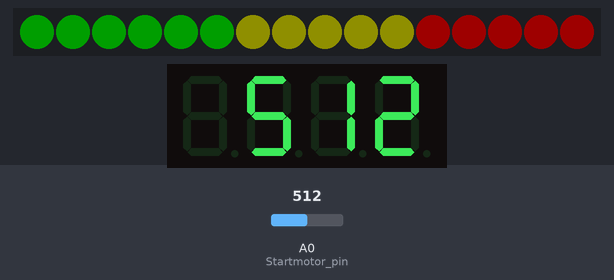
Recording of a sketch running on a simulated Arduino Uno, built with avr-gcc and run on an emulated ATmega328P. Parts: 16 RGB LEDs in strip order, left to right, 4-digit seven-segment display. The test bench sets the inputs (shaded band); at power-on: A0 (Startmotor_pin) = 512. Dim RGB values are drawn brighter than linear.

Above: at 1.2 s.
1.3 s: A0 (Startmotor_pin) set to 716
At 2.7 s:
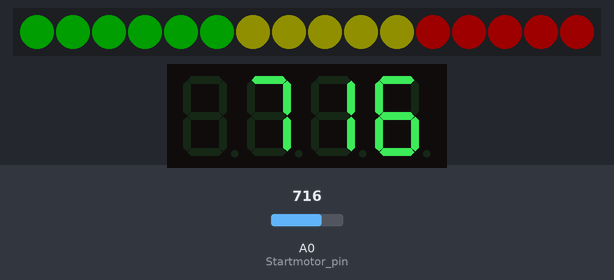
2.8 s: A0 (Startmotor_pin) set to 239
At 4.2 s:
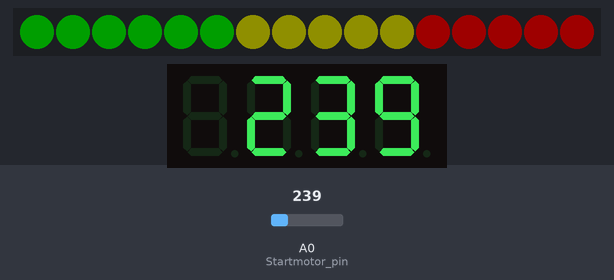
4.4 s: A0 (Startmotor_pin) set to 224
At 6.0 s:
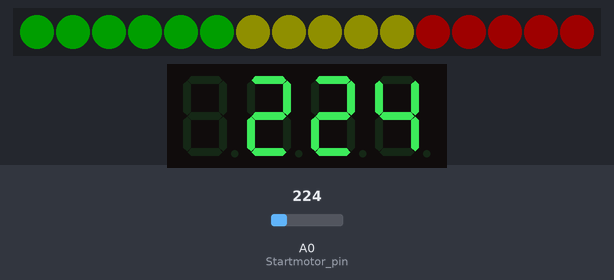
7.4 s: A0 (Startmotor_pin) set to 122
At 9.6 s:
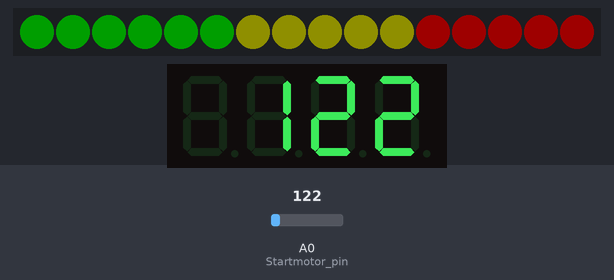
10.4 s: A0 (Startmotor_pin) set to 0
At 11.0 s:
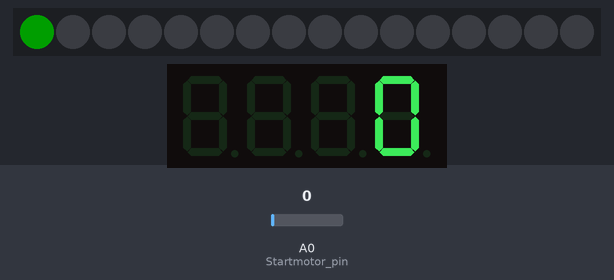
12.1 s: A0 (Startmotor_pin) set to 39
At 12.8 s:
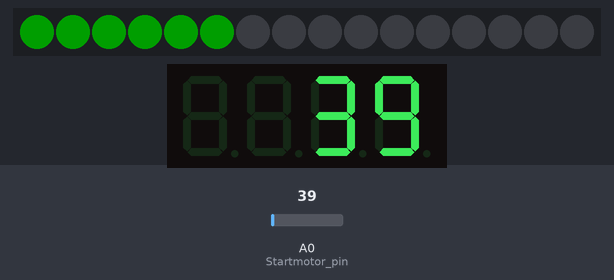
13.9 s: A0 (Startmotor_pin) set to 48
Timing chart, 0 to 16.8 s (numbered marks = the images above; inputs shaded):
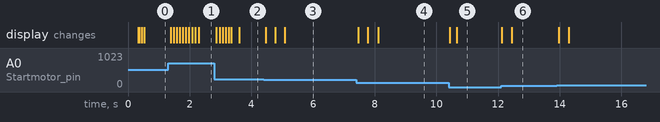

The sketch:

jetmotor_stroem.ino
```cpp
#include <Adafruit_NeoPixel.h> //lese med farge/høyde bar

#include <TM1637Display.h> //lese tall


//husk at pinMode er for DIGITALE SENSORER
//#define er for analoge sensorer


#define Startmotor_pin A0  //sensor startmotor
#define Pumpe_pin A1    //sensor pumpe
#define Gloedeplugg_pin A2  //sensor glødeplugg
#define Referansespenning 5.0 //står på webside
#define ADC_ 1024.0 //Arduino Uno sin ADC har maks 10 bit resolution
// aka 2^10 = 1024 (output)
#define Spenning_uten_stroem 2.485 //er 2.5 V -> sjekket i databladet
// for sensorer som bruker hall effekt pleier det å være !/" av Referansespenning
#define Sensitivitet 12.5 // -> må dele på 1000 senere

//TM1637
//vi bruker 4 kabler - CLK og DIO for å kontrollere display

#define CLK 2
#define DIO 3

//lager en ny instanse av klassen
TM1637Display display(CLK, DIO);

#define PIN_NEO_PIXEL 4 //pin som connects til NeoPixel
#define NUM_PIXELS 16 // det er 16 piksler

#define amtMsrAvrg 10

float measurements[amtMsrAvrg] = {};
int i = 0;

Adafruit_NeoPixel NeoPixel(NUM_PIXELS, PIN_NEO_PIXEL, NEO_GRB + NEO_KHZ800);

float Lese_Stroem(int pin){ //lese strøm fra snesn0r
    int sensor_Verdi = analogRead(pin);
    float spenning = ((float)sensor_Verdi/ADC_)*Referansespenning;
    //float spenning = (sensor_Verdi * (R2/R1+R2))
    //float spenning = Referansespenning + ((Sensitivitet/1000)*sensor_Verdi);
    //float stroem = (spenning - Spenning_uten_stroem)/(Sensitivitet/1000.0);
    //float stroem = (2.485 - ((sensor_Verdi/ADC_)*Referansespenning))/0.0125;
    //(2.485 - (V_in*(R2/R1+R2)))/0.012 = I
    float stroem = (2.485 - spenning)/0.0125;
    return sensor_Verdi;

}

void vis_paa_display(float stroem){
    //int viseVerdi = int(stroem*10);
    //lager det til heltallverdier som er enklere å vise
    display.showNumberDec(int(stroem), false);
     //from what i understand this is supposed to work
  // vi vil ikke vse decimal point så vi sier false

}

void opdater_LED(float stroem){
    int antallLEDpaa = map(stroem, 0, 100, 0, NUM_PIXELS); //lager skala 0-10 A
    NeoPixel.clear();
    for (int i = 0; i < antallLEDpaa; i++) {

      if (i - 1 < NUM_PIXELS / 3) {
        NeoPixel.setPixelColor(i, NeoPixel.Color(0, 30, 0)); // Green (low range)
    } else if (i - 1 < 2 * NUM_PIXELS / 3) {
        NeoPixel.setPixelColor(i, NeoPixel.Color(15, 15, 0)); // Yellow (mid range)
    } else {
        NeoPixel.setPixelColor(i, NeoPixel.Color(30, 0, 0)); // Red (high range)
    }

    //NeoPixel.show(); // viser på stripen
    //NeoPixel.fill(); //fyller med en farge
    //NeoPixel.rainbow(); //gir regnbue effekt
    //NeoPixel.setPixelColor(pixelIndex, r, g, b); // gi spesifikk farge??? im nor sure

    NeoPixel.show(); //oppdaterer LED stripen
    }

}

void setup(){
  Serial.begin(9600); //baud rate er 9600 bps
  //display.init();            // Initialize TM1637 display
  NeoPixel.begin();          // Initialize NeoPixel strip
  NeoPixel.clear();          // Clear the LEDs
  display.setBrightness(7); //brightest settiing for the brightest bitchessss

}

void loop(){
    float stroemStartmotor = Lese_Stroem(Startmotor_pin);

    measurements[i] = stroemStartmotor;
    i++;
    i %= amtMsrAvrg;
    float s = 0;
    for (int j = 0; j < amtMsrAvrg; j++) {
      s += measurements[j];
    }
    s /= amtMsrAvrg;

    //float stroemPumpe = Lese_Stroem(Pumpe_pin);
    //float stroemGloedeplugg = Lese_Stroem(Gloedeplugg_pin);

    //Serial.print("Startmotor strøm (i A):");
    //Serial.print(stroemStartmotor);

    //Serial.print("Strøm Pumpe (i A):");
    //Serial.print(stroemPumpe);

    //Serial.print("Strøm Glødeplugg ( i A):");
    //Serial.print(stroemGloedeplugg);
    //Serial.print("~~~~~~~~~~~~~~~~~~~~~~");

    vis_paa_display(s);

    opdater_LED(s);

     //oppdaterer seg hvert halvt sekund

}

//(2.485 - Uout)/0.012 = I

// (2.485 - (V_in*(R2/R1+R2)))/0.012 = I

//Vout = Vin * (R2/R1+R2)
//(2.485 - ((sensor_Verdi/ACD_)*Referansespenning))/0.0125 = I
```

Measured:
- after the input at 1.3 s, the display: first changes after 0.09 s (image 1 shows a later state)
- after the input at 2.8 s, the display: first changes after 0.07 s (image 2 shows a later state)
- after the input at 4.4 s, the display: first changes after 0.07 s (image 3 shows a later state)
- after the input at 7.4 s, the display: first changes after 0.07 s (image 4 shows a later state)
- after the input at 10.4 s, the display: first changes at once (image 5 shows a later state)
- after the input at 12.1 s, the display: first changes at once (image 6 shows a later state)
